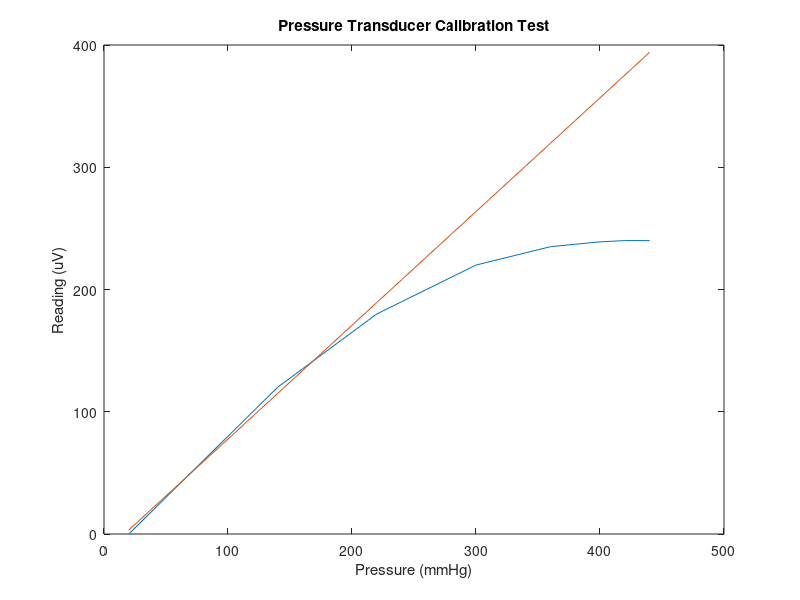
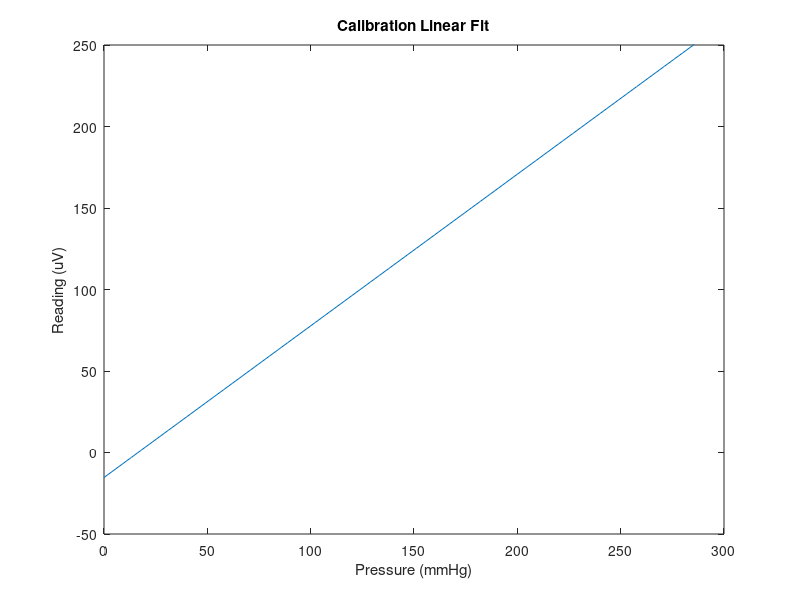

MATLAB code for these plots, in order:
clear;
close all;

pressure_mmHg = 20:20:440;
reading_uV = [ 0 20 40 60 80 100 120 135 150 165 180 190 200 210 220 225 230 235 237 239 240 240];

%% A: plot the data
pressure2 = pressure_mmHg(1,1:10);
reading2 = reading_uV(1,1:10);
coeff = polyfit(pressure2,reading2,1);
fittedX = linspace(min(pressure_mmHg), max(pressure_mmHg),22);
fittedY = polyval(coeff, fittedX);

figure(1);
plot(pressure_mmHg, reading_uV, '', fittedX, fittedY, '')
title("Pressure Transducer Calibration Test");
xlabel("Pressure (mmHg)");
ylabel("Reading (uV)");

%% B: determine the offset (y-intercept)
fittedX2 = linspace(0, max(pressure_mmHg));
fittedY2 = polyval(coeff, fittedX2);
offset = fittedY2(1);

figure(2)
plot(fittedX2, fittedY2);
axis([0 300 -50 250]);
title("Calibration Linear Fit");
xlabel("Pressure (mmHg)");
ylabel("Reading (uV)");

%% C: determine the sensitivity (with linearity, it's the slope)
p = polyfit(pressure2,reading2,1);
slope = p(1);

%% D: average error in range 200-300mmHg
for i=10:15
    difference(i-9) = (fittedY(i)-reading_uV(i));
end
avgDiff = mean(difference);
